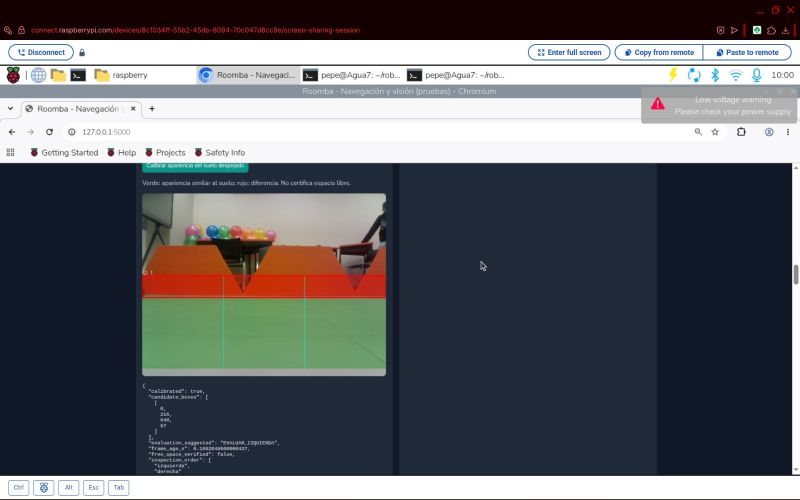
#> input picture Proyecto-Romba/Imagenes/deteccion_barreras.jpeg, 1600 x 1000 px (shown at 1/2 size); its folder holds only this picture in this run
$ python -i camera_motion.py   (imports and definitions only)
#> lines starting #> are read from the running program, lines starting #| are printed output that depends on the picture
#> further down, picture is the input picture: shape (1000, 1600, 3); mean B, G, R 105.8, 100.9, 99.3
"""V6: diagnóstico de movimiento global entre fotogramas. NO detecta espacio libre."""
import time
import cv2
import numpy as np

class CameraMotion:
    def __init__(self):
        self.previous = None
        self.previous_time = None
        self.last = self._empty('SIN_DATOS')
        self.motion_streak = 0
        self.still_streak = 0
        self.reference_invalidated = False

    @staticmethod
    def _empty(state):
        return dict(state=state, tracked_points=0, inlier_ratio=0.0,
                    median_displacement_px=0.0, rotation_deg=0.0,
                    dx_px=0.0, dy_px=0.0, frame_age_s=None,
                    reference_invalidated=False, movement_authorized=False,
                    obstacle_detected=False, free_space_verified=False,
                    note='Flujo óptico global: no mide profundidad, obstáculos ni desniveles.')

    def reset_reference(self):
        # No declarar inmovilidad al calibrar: solo reiniciar el bloqueo de referencia.
        self.reference_invalidated = False
        self.motion_streak = 0
        self.still_streak = 0

    def update(self, frame, timestamp=None):
        now = time.monotonic() if timestamp is None else timestamp
        if frame is None:
            self.last = self._empty('SIN_CAMARA')
            return self.status(now)
        gray = cv2.cvtColor(cv2.resize(frame, (320, 240)), cv2.COLOR_BGR2GRAY)
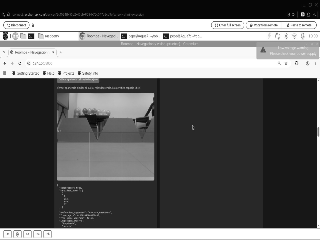
#> gray: shape (240, 320); min 4, max 255, mean 101.1
        gray = cv2.GaussianBlur(gray, (5,5), 0)
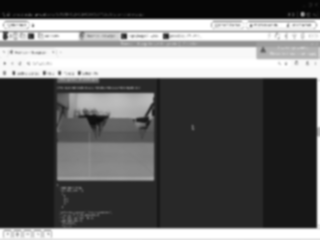
#> gray: shape (240, 320); min 6, max 255, mean 101.2
        if self.previous is None or self.previous.shape != gray.shape or (self.previous_time is not None and now-self.previous_time > 1.5):
            self.previous, self.previous_time = gray, now
#> self.previous_time = 1115.1
            self.last = self._empty('INICIALIZANDO')
            return self.status(now)
        self._old_gray = self.previous
        pts = cv2.goodFeaturesToTrack(self.previous, maxCorners=250, qualityLevel=.015, minDistance=8, blockSize=7)
        self.previous, old_time = gray, self.previous_time
        self.previous_time = now
        if pts is None or len(pts)<25:
            self.last = self._empty('SEGUIMIENTO_INSUFICIENTE')
            self.still_streak = 0
            return self.status(now)
        # pts pertenecen al fotograma anterior: guardado antes de sobrescribir.
        # Se utiliza la copia old_gray conservada abajo mediante el campo temporal.
        old_gray = self._old_gray
        nxt, st, _ = cv2.calcOpticalFlowPyrLK(old_gray, gray, pts, None, winSize=(21,21), maxLevel=3)
        if nxt is None or st is None:
            self.last = self._empty('SEGUIMIENTO_INSUFICIENTE')
            return self.status(now)
        p0, p1 = pts[st.ravel()==1].reshape(-1,2), nxt[st.ravel()==1].reshape(-1,2)
        if len(p0)<20:
            self.last = self._empty('SEGUIMIENTO_INSUFICIENTE')
            return self.status(now)
        mat, mask = cv2.estimateAffinePartial2D(p0,p1,method=cv2.RANSAC,ransacReprojThreshold=2.5)
        if mat is None or mask is None:
            self.last = self._empty('SEGUIMIENTO_INSUFICIENTE')
            return self.status(now)
        inliers = mask.ravel().astype(bool)
        ratio = float(inliers.mean())
        shifts = p1[inliers]-p0[inliers]
        displacement = float(np.median(np.linalg.norm(shifts,axis=1))) if len(shifts) else 0.0
        rotation = float(np.degrees(np.arctan2(mat[1,0],mat[0,0])))
        # Umbrales conservadores en imagen reducida 320x240; ajustar con pruebas reales.
        detected = (displacement > 2.0 or abs(rotation)>0.8) and ratio>=.55 and len(shifts)>=18
        still = displacement < .6 and abs(rotation)<.25 and ratio>=.65 and len(shifts)>=25
        self.motion_streak = self.motion_streak+1 if detected else 0
        self.still_streak = self.still_streak+1 if still else 0
        if self.motion_streak>=2:
            self.reference_invalidated=True
        state = ('MOVIMIENTO_DETECTADO' if self.motion_streak>=2 else
                 'APARENTEMENTE_ESTABLE' if self.still_streak>=4 else
                 'INDETERMINADO')
        self.last = dict(state=state,tracked_points=int(len(p0)),inlier_ratio=round(ratio,3),
                         median_displacement_px=round(displacement,2),rotation_deg=round(rotation,2),
                         dx_px=round(float(np.median(shifts[:,0])),2) if len(shifts) else 0.0,
                         dy_px=round(float(np.median(shifts[:,1])),2) if len(shifts) else 0.0,
                         frame_age_s=0.0,reference_invalidated=self.reference_invalidated,
                         movement_authorized=False,obstacle_detected=False,free_space_verified=False,
                         note='Movimiento aparente de escena, no velocidad física ni distancia segura.')
        return self.status(now)

    def status(self, now=None):
        d=dict(self.last)
        d['reference_invalidated']=self.reference_invalidated
        if self.previous_time is not None:
            d['frame_age_s']=round(max(0.0,(time.monotonic() if now is None else now)-self.previous_time),2)
            if d['frame_age_s']>1.0: d['state']='SIN_DATOS_RECIENTES'
        return d

>>> import cv2
>>> picture = cv2.imread('../../Imagenes/deteccion_barreras.jpeg')
>>> result = CameraMotion().update(picture)
#> result = 13 items

$ run again, on Proyecto-Romba/Imagenes/ensamblado.jpeg
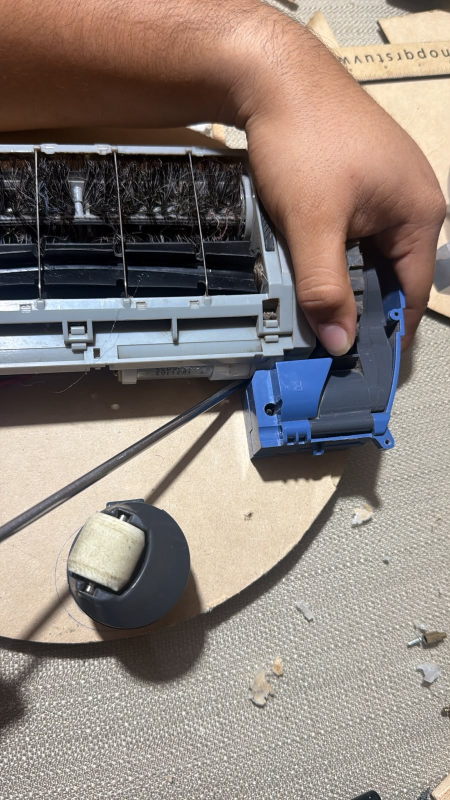
#> input picture Proyecto-Romba/Imagenes/ensamblado.jpeg, 900 x 1600 px (shown at 1/2 size)
#> picture is the input picture: shape (1600, 900, 3); mean B, G, R 122.7, 129.8, 141.2
#> in update, `gray = cv2.cvtColor(cv2.resize(frame, (320, 240)), cv2.COLOR_BGR2GRAY)`:
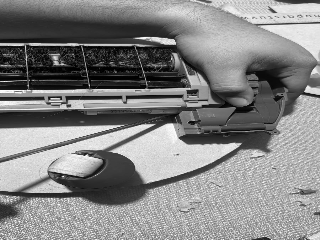
#> gray: shape (240, 320); min 0, max 255, mean 132.3
#> in update, `gray = cv2.GaussianBlur(gray, (5,5), 0)`:
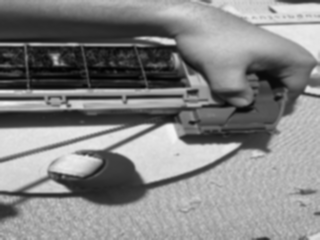
#> gray: shape (240, 320); min 2, max 245, mean 132.4
#> self.previous_time = 1115.9
#> result = 13 items

$ run again, on Proyecto-Romba/Imagenes/ensamblado1.jpeg
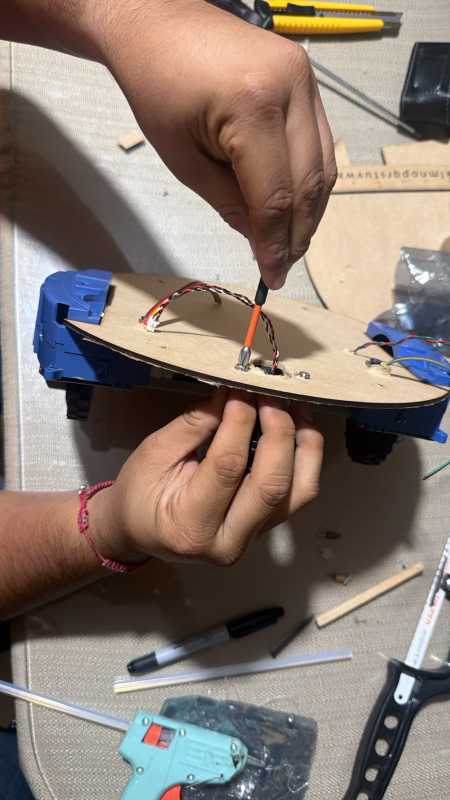
#> input picture Proyecto-Romba/Imagenes/ensamblado1.jpeg, 900 x 1600 px (shown at 1/2 size)
#> picture is the input picture: shape (1600, 900, 3); mean B, G, R 113.6, 122.8, 136.7
#> in update, `gray = cv2.cvtColor(cv2.resize(frame, (320, 240)), cv2.COLOR_BGR2GRAY)`:
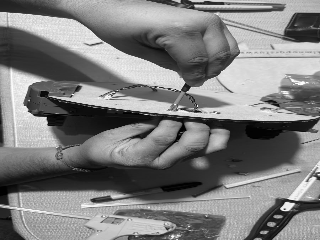
#> gray: shape (240, 320); min 0, max 255, mean 125.8
#> in update, `gray = cv2.GaussianBlur(gray, (5,5), 0)`:
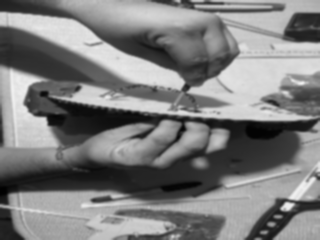
#> gray: shape (240, 320); min 1, max 239, mean 125.8
#> self.previous_time = 1116.3
#> result = 13 items
